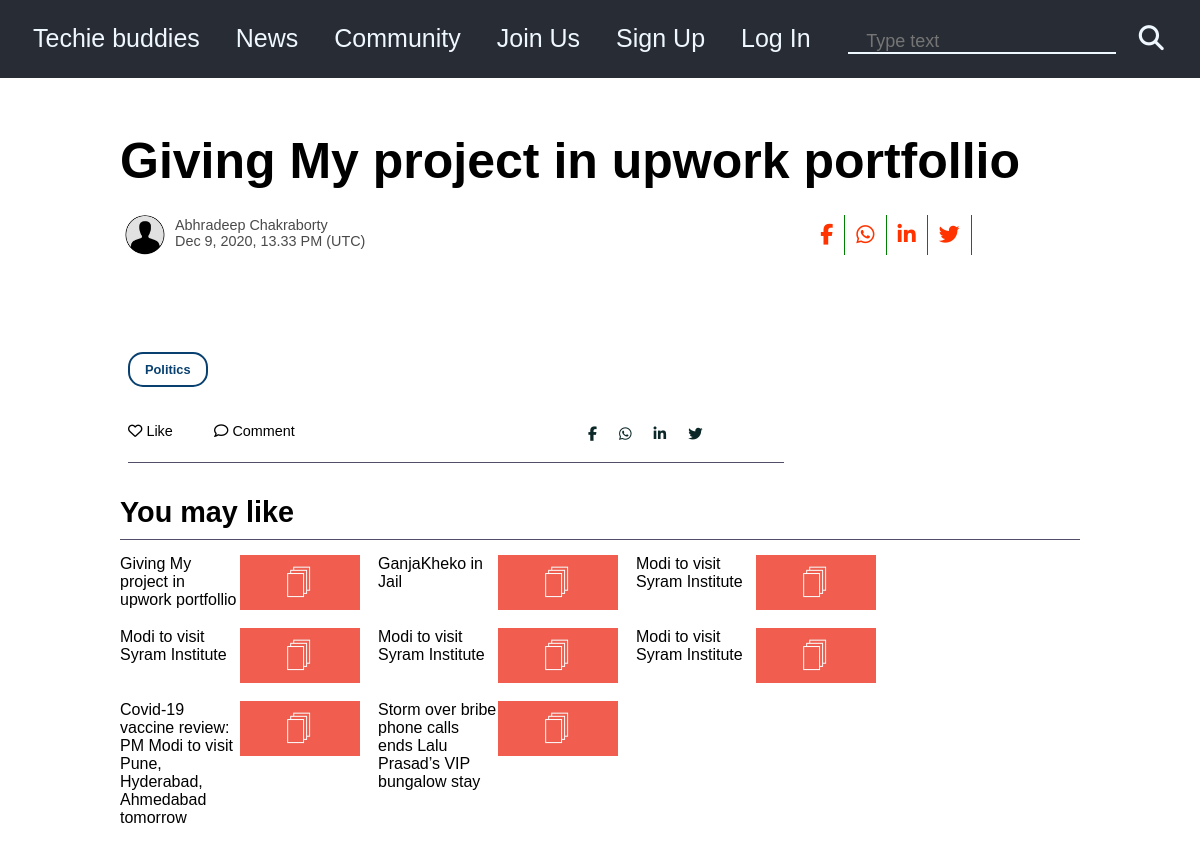
Page /news/post/22 on the committed database.
### Blog/models.py (models this page shows, shortened)
class Blog(models.Model):
    heading = models.CharField(max_length=100)
    publish_date = models.DateTimeField()
    content = fields.RichTextField()
    author = models.ForeignKey(Author,on_delete = models.CASCADE)
    tags = models.ManyToManyField(Tag,related_name='blogs')
    read = models.IntegerField(default=0)
    front_img = models.ImageField(blank=True,upload_to='Blog/images',null = True)
    class Meta:
        ordering=['-id']

class Author(models.Model):
    name = models.CharField(max_length = 45)
    country = models.CharField(max_length = 45,choices=COUNTRY_CHOICES)
    works_at = models.CharField(max_length=48)
    description = fields.RichTextField(blank=True,null=True)
    image = models.ImageField(blank = True,upload_to='Blog/images',null = True)
    email = models.EmailField(blank=True,null=True)
    facebook_url = models.URLField(blank=True,null=True)
    instagram_url = models.URLField(blank=True,null=True)
    twitter_url = models.URLField(blank=True,null=True)

class Tag(models.Model):
    name = models.CharField(max_length=15)

### Blog/views.py (the view, shortened to what this page needs)
# urls.py: path('post/<int:val>',views.post,name='post'),
def post(request,val):
    blog = Blog.objects.get(pk = val)
    tags = blog.tags.all()
    if request.method == 'POST':
        comment = request.POST['comment']
        comm = Comment(post = blog,user = request.user,body=comment)
        comm.save()
    comments = blog.postcomments.filter(parent = None)
    num_of_tags = tags.count()
    recommended_blogs = []
    num_of_blogs = 0
    while num_of_blogs < 8 :
        if num_of_tags == 1:
            rand = 0
        elif num_of_tags:
            rand = random.randint(0,num_of_tags -1)
        blogs = tags[rand].blogs.all()
        count_of_blogs = blogs.count()
        if count_of_blogs > num_of_blogs:
            recommended_blogs.append(blogs[num_of_blogs])
        num_of_blogs = num_of_blogs + 1
    if not blog:
        return render(request,'Techblog/error.html')
    return render(request,'Techblog/post.html',{'blog':blog,'recommended':recommended_blogs,'comments':comments})

### template/Techblog/post.html (shortened to what this page needs)
{% extends 'Techblog/base.html' %}
{% load static %}
{%block link%}
<link rel='stylesheet' href='{% static "Techblog/post.css" %}' />
{% endblock %}
{%block body %}
<div class='content'>
    <div class='heading-wrapper'>
        <h1 class='heading'>{{blog.heading}}</h1>
        <div class='post-information'>
            <div class='author'>
                {% if blog.author.image %}
                <img src='{{blog.author.image.url}}' />
                {% else %}
                <img src='{%static "Techblog/guest-user.jpg" %}' />
                {% endif %}
                <div class='author-info'>
                    <span class='name'>{{blog.author.name}}</span><br />
                    <span class='date'>{{blog.publish_date|date:'M j, Y,'}} {{blog.publish_date|date:'H.i A'}}
                        ({{blog.publish_date|date:'T'}})</span>
                </div>
            </div>
            <div class='social-networks'>
                <a href='#'><i class="fab fa-facebook-f"></i></a><a href='#'><i class="fab fa-whatsapp"></i></a><a
                    href='#'><i class="fab fa-linkedin-in"></i></a><a href='#'><i class="fab fa-twitter"></i></a>
            </div>
        </div>
    </div>
    <main>
        <div class='tags'>
            {% for tag in blog.tags.all  %}
            <a href='{% url "Blog:tagpost" tag.name %}'>{{tag.name}}</a>
            {% endfor %}
        </div>
        <div class='like-section'>
            <div class='like-comment'>
                <p class='like'><i class="far fa-heart"></i> Like</p>
                <p class='comment'><i class="far fa-comment"></i> Comment</p>
            </div>
            <div class='social'>
                <a href='#'><i class="fab fa-facebook-f"></i></a><a href='#'><i class="fab fa-whatsapp"></i></a><a
                    href='#'><i class="fab fa-linkedin-in"></i></a><a href='#'><i class="fab fa-twitter"></i></a>
            </div>
        </div>
    </main>
    <div class='you-may-like'>
        <h1>You may like</h1>
        <div class='recommended-container'>
            {% for blog in recommended %}
            <div class='content-like'><a class='related-items' href='{% url "Blog:post" blog.id %}'>
                    <div class='description'>{{blog.heading}}</div>
                    {% if blog.front_img %}
                    <img src='{{blog.front_img.url}}' />
                    {% else %}
                    <img src='{%static "Techblog/featuredimage.jpg" %}' />
                    {% endif %}
                </a>
            </div>
            {% endfor %}
        </div>
    </div>
</div>
{% endblock %}

### static/Techblog/base.css (style rules this page uses)
* { margin: 0; padding: 0; box-sizing: border-box; }
body { min-height: 100vh; font-family: 'Gill Sans', 'Gill Sans MT', Calibri, 'Trebuchet MS', sans-serif; }

### static/Techblog/post.css (style rules this page uses)
.content { width:80%; margin:auto; margin-top: 33px; }
.heading { font-size:50px; margin:54px 0 25px; font-weight: 900; color: black; }
.author img { width:40px; height:40px; border-radius: 50%; display: block; float:left; }
.author-info { float:left; padding:2px 10px ; font-size: 0.9rem; }
.post-information { width:100%; display:flex; color: #000000b6; }
.author { flex-grow: 4; overflow:auto; padding-left:5px; }
.author::after { display:table; content:''; clear:both; }
.social-networks { flex-grow:1; }
.social-networks a { text-decoration: none; color:rgb(255, 51, 0); display:inline-block; padding:8px 11px; font-size: 1.3rem; border-right:1px solid green; }
.heading-wrapper { margin-bottom:60px; }
main { width: 70%; padding: 8px; font-size: 23px; color: rgb(0 0 0 / 78%); line-height: 46px; }
.tags { margin:20px 0 15px; }
.tags a { padding:8px 15px; color:rgb(8, 64, 112); font-weight: bold; font-size: 0.8rem; border-radius: 15px; border:2px solid rgb(8, 64, 112); text-decoration: none; margin-right:12px; }
.like-section { margin-top:15px; padding-bottom:5px; border-bottom:1px solid #0b072eb6; display:flex; }
.like-comment { font-size: 0.9rem; color:black; flex-grow: 4; }
.social a { text-decoration: none; color:rgb(11, 39, 39); padding:2px 11px; font-size: 0.9rem; }
.social { flex-grow: 1; }
.like { float:left; width:52px; cursor: pointer; margin-right:34px; }
.comment { float: left; width:81px; cursor: pointer; }
.like-comment::after { clear: both; display:table; content: ''; }
.you-may-like { width:100%;margin-top:25px; }
.you-may-like h1 { font-size:1.8rem; padding-bottom: 10px; border-bottom: 1px solid #0b072eb6; margin-bottom: 15px; }
.recommended-container { display:flex; flex-wrap: wrap; }
.content-like { width: 25%; margin-right: 18px; margin-bottom: 18px; overflow: auto; }
.description { float:left; width:50%; }
.content-like img { float:left; width:50%; }
.content-like::after { display:table; content:''; clear:both; }
.related-items { text-decoration: none; color: black; }

### rows in the picture
Blog: heading "Giving My project in upwork portfollio", author.name "Abhradeep Chakraborty", publish_date "Dec 9, 2020,", publish_date "13.33 PM", publish_date "UTC"
Tag: name "Politics"
Blog: heading "GanjaKheko in Jail"
Blog: heading "Modi to visit Syram Institute"
Blog: heading "Modi to visit Syram Institute"
Blog: heading "Modi to visit Syram Institute"
Blog: heading "Modi to visit Syram Institute"
Blog: heading "Covid-19 vaccine review: PM Modi to visit Pune, Hyderabad, Ahmedabad tomorrow"
Blog: heading "Storm over bribe phone calls ends Lalu Prasad’s VIP bungalow stay"
